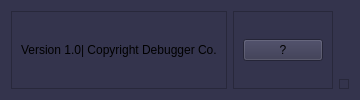
     <widget class="QFrame" name="footer_frame">
      <property name="styleSheet">
       <string notr="true">background-color: rgb(52, 52, 77);</string>
      </property>
      <property name="frameShape">
       <enum>QFrame::NoFrame</enum>
      </property>
      <property name="frameShadow">
       <enum>QFrame::Raised</enum>
      </property>
      <layout class="QHBoxLayout" name="horizontalLayout_5">
       <item>
        <widget class="QFrame" name="footer_left_frame">
         <property name="frameShape">
          <enum>QFrame::StyledPanel</enum>
         </property>
         <property name="frameShadow">
          <enum>QFrame::Raised</enum>
         </property>
         <layout class="QHBoxLayout" name="horizontalLayout_6">
          <item alignment="Qt::AlignLeft">
           <widget class="QLabel" name="label_3">
            <property name="text">
             <string>Version 1.0| Copyright Debugger Co.</string>
            </property>
           </widget>
          </item>
         </layout>
        </widget>
       </item>
       <item>
        <widget class="QFrame" name="footer_right_frame">
         <property name="frameShape">
          <enum>QFrame::StyledPanel</enum>
         </property>
         <property name="frameShadow">
          <enum>QFrame::Raised</enum>
         </property>
         <layout class="QHBoxLayout" name="horizontalLayout_7">
          <item alignment="Qt::AlignRight">
           <widget class="QPushButton" name="pushButton_2">
            <property name="text">
             <string>?</string>
            </property>
           </widget>
          </item>
         </layout>
        </widget>
       </item>
       <item alignment="Qt::AlignBottom">
        <widget class="QFrame" name="size_grip">
         <property name="minimumSize">
          <size>
           <width>10</width>
           <height>10</height>
          </size>
         </property>
         <property name="maximumSize">
          <size>
           <width>10</width>
           <height>10</height>
          </size>
         </property>
         <property name="frameShape">
          <enum>QFrame::StyledPanel</enum>
         </property>
         <property name="frameShadow">
          <enum>QFrame::Raised</enum>
         </property>
        </widget>
       </item>
      </layout>
     </widget>
